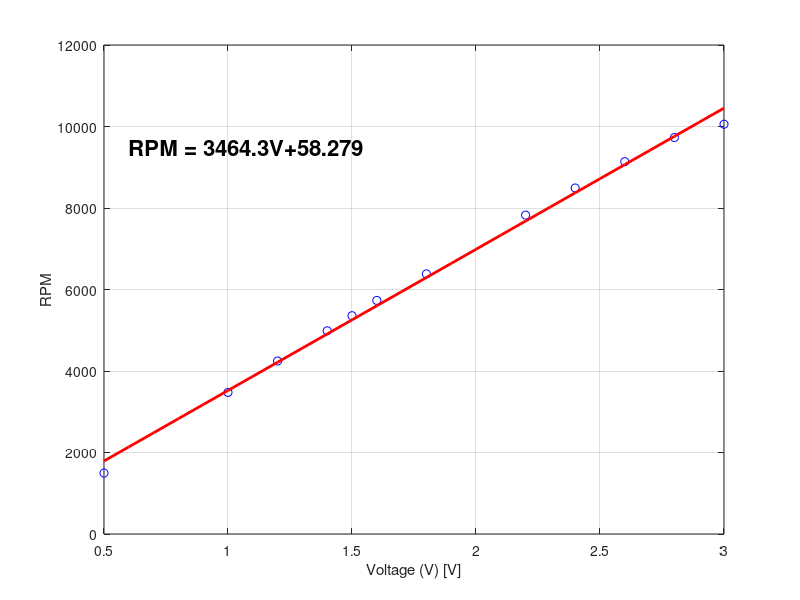

The MATLAB script that drew this image: (Note: this script raises an error after producing the figure.)
%Ian Stewart
%Vibration Robot Plots
clear
clc
close all
%% Voltage Vs RPM
V = [0.5 1.0 1.2 1.4 1.5 1.6 1.8 2.2 2.4 2.6 2.8 3.0];
RPM = [1495 3475 4245 4986 5357 5732 6383 7826 8491 9137 9730 10056];
x = 0.5:0.1:3;
y = 3464.3*x+58.279;
figure
plot(V,RPM,'ob',x,y,'-r','LineWidth',2,'MarkerSize',10)
grid on
caption = sprintf('RPM = 3464.3V+58.279');
text(0.6,9500,caption,'FontSize',16,'FontWeight','bold');
xlabel('Voltage (V) [V]')
ylabel('RPM')
%% Voltage Vs Speed
%Full Plot
V = [0.5 1 1.2 1.4 1.5 1.6 1.8 2 2.2 2.4 2.6 2.8 3];
avgxdot1 = [0 -0.000158333 -0.000783333 0 -0.00068 0.00019 0.075 0.101 0.142 0.143 0.158 0.148 0.16];
RPM = [1790.429 3522.6 4215.4 4908.3 5254.7 5601.2 6294.0 6986.9 7679.7 8372.6 9065.5 9758.3 10451.179];
avgxdot2 = [0 -0.0002 -0.0006 0.008 0.006 0.023 0.027 0.042 0.062 0.050 0.050 0.12 0.11];
figure
t = tiledlayout(1,1);
ax2 = axes(t);
% plot(ax2,RPM,1,'w')
ax2.XAxisLocation = 'top';
ax2.YAxisLocation = 'right';
ax2.YColor = 'none';
axis(ax2,[1790.429 10451.179 -0.02 0.18])
ax1 = axes(t);
plot(ax1,V,avgxdot1,'-ob','LineWidth',2,'MarkerSize',10)
ax1.Box = 'off';
ax2.Box = 'off';
hold on
plot(ax1,V,avgxdot2,'--^r','LineWidth',2,'MarkerSize',10)
grid on
xlabel(ax1,'Voltage (V) [V]','FontSize',12,'interpreter','latex')
xlabel(ax2,'Motor Frequency ($\omega$) [RPM]','FontSize',12,'interpreter','latex')
ylabel(ax1,'Avg Velocity ($\dot{x}$) [m/sec]','FontSize',12,'interpreter','latex')
legend({'Larger Diameter Pipe' 'Smaller Diameter Pipe'},'FontSize',12,'interpreter','latex')
%Low Voltage Colse Up
V = [0.5 1 1.2 1.4 1.5 1.6];
avgxdot1 = [0 -0.000158333 -0.000783333 0 -0.00068 0.00019];
figure
t = tiledlayout(1,1);
ax4 = axes(t);
% plot(ax2,RPM,-0.01,'w')
ax4.XAxisLocation = 'top';
ax4.YAxisLocation = 'right';
ax4.YColor = 'none';
axis(ax4,[1443.999 5601.2 -0.02 0])
ax3 = axes(t);
plot(ax3,V,avgxdot1,'-ob','LineWidth',2,'MarkerSize',10)
grid on
xlabel(ax3,'Voltage (V) [V]','FontSize',12,'interpreter','latex')
xlabel(ax4,'Motor Frequency ($\omega$) [RPM]','FontSize',12,'interpreter','latex')
ylabel(ax3,'Avg Velocity ($\dot{x}$) [m/sec]','FontSize',12,'interpreter','latex')
ax3.YAxis.Exponent = 0;
%% Stiffness
angle = [0.8369 0.8659 0.8691 0.8921 0.8865 0.9017 0.9179 0.9439];
FL = [0.006819 0.007682 0.007558 0.008190 0.008089 0.008373 0.009241 0.009275];
err = [0.00015 0.00015 0.00015 0.00015 0.00015 0.00015 0.00015 0.00015];
x = 0.8369:0.0001:0.9439;
y = 0.0246*x-0.0137;
figure
errorbar(angle,FL,err,'o')
hold on
plot(x,y,'-r','LineWidth',2)
grid on
caption = sprintf('T=0.0246$\phi$-0.0137');
text(0.83,9.25*10^-3,caption,'FontSize',16,'FontWeight','bold','interpreter','latex');
xlabel('Cilia-Substrate Angle ($\phi$) [rad]','FontSize',12,'interpreter','latex')
ylabel('Torque (T) [Nm]','FontSize',12,'interpreter','latex')
% %% Friction
% XcellData = xlsread('FrictionData.xlsx'); %#ok<XLSRD> 
% figure
% plot(XcellData(:,1),XcellData(:,2),'LineWidth',2)
% grid on
% xlim([144 156])
% xlabel('Time (t) [sec]')
% ylabel('Force (F) [N]')
%% Friction New
XcellData = xlsread('Friction_Test_Data.xlsx','UpSideDown1'); %#ok<XLSRD>
figure
subplot(2,1,1)
plot(XcellData(2:1002,1),XcellData(2:1002,2),'-b','LineWidth',2)
grid on
xlim([0 10])

ylabel('Force (F) [N]','FontSize',12,'interpreter','latex')
title('Bristles Leading','FontSize',12,'interpreter','latex')
XcellData = xlsread('Friction_Test_Data.xlsx','RightSideUp1'); %#ok<XLSRD>
subplot(2,1,2)
plot(XcellData(2:1002,1),XcellData(2:1002,2),'-b','LineWidth',2)
grid on
xlim([0 10])
title('Bristles Trailing','FontSize',12,'interpreter','latex')
xlabel('Time (t) [sec]','FontSize',12,'interpreter','latex')
ylabel('Force (F) [N]','FontSize',12,'interpreter','latex')
%% Sim vs Exp
% XcellData = xlsread('1_Vibration Robot Data.xlsx','Sim2'); %#ok<XLSRD>
% figure
% plot(XcellData(1:13,1),XcellData(1:13,2),'-ob',XcellData(1:46,3),XcellData(1:46,12),'--^r','LineWidth',2,'MarkerSize',5)
% title('Experiment vs Simulation')
% xlabel('Motor Frequency [RPM]')
% ylabel('Avg Velocity ($\dot{x}$) [m/sec]')
% legend({'Experimental Responce' 'Simulated Responce'})
% grid on
%% Lateral Slip
volts1 = [12 6 2 1.7 1.5 1];
Velocity1 = [-3.575298217 -1.621048841 -0.317339436 0.104999182 0.056069161 0];
volts2 = [12 6 2.5 1.7 1.5 1];
Velocity2 = [3.636102608 1.118800803 0.277590462 -0.161901355 -0.153701698 0];
figure
plot(volts1,Velocity1,'-ob',volts2,Velocity2,'--^r','LineWidth',2,'MarkerSize',5)
xlabel('Voltage (V) [V]','FontSize',12,'interpreter','latex')
ylabel('Avg Velocity ($\dot{s}$) [m/sec]','FontSize',12,'interpreter','latex')
legend({'Clockwise' 'Counter Clockwise'},'FontSize',12,'interpreter','latex')
grid on
